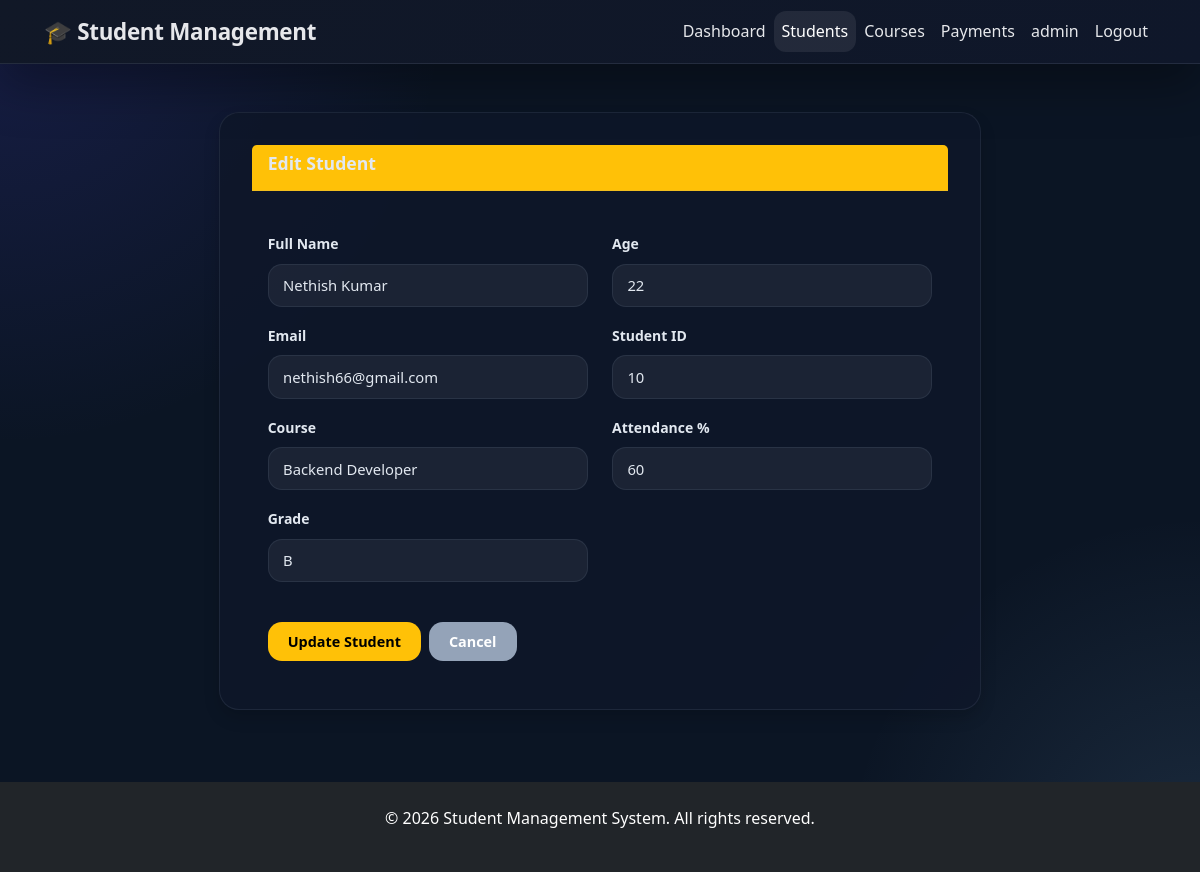
The page /students/edit/10 (signed in) on the database its author committed.
### tables this page shows
CREATE TABLE students (
            id          INTEGER PRIMARY KEY AUTOINCREMENT,
            name        TEXT    NOT NULL,
            age         INTEGER NOT NULL,
            email       TEXT    UNIQUE NOT NULL,
            student_id  TEXT    UNIQUE NOT NULL,
            course      TEXT    NOT NULL,
            grade       TEXT
        , attendance INTEGER);

### controllers/student_controller.py (the view)
@student_bp.route('/students/edit/<student_id>',methods=['GET', 'POST'])
@login_required
def edit_student(student_id):
    student=StudentService.get_student_by_id(student_id)
    if not student:
        flash('Student not found.','warning')
        return redirect(url_for('students.list_students'))
    if request.method=='POST':
        data=request.form.to_dict()
        success,message=StudentService.update_student(student_id, data)
        flash(message,'success' if success else 'danger')
        if success:
            return redirect(url_for('students.list_students'))
    return render_template('edit_student.html',student=student.get_details(),edit=True)

### controllers/auth_controller.py (called while the page is built)
def login_required(f):
    @wraps(f)
    def decorated_function(*args, **kwargs):
        if 'user_id' not in session:
            flash('Please login first.', 'warning')
            return redirect(url_for('auth.login'))
        return f(*args, **kwargs)
    return decorated_function

### database/db.py (called while the page is built)
def get_connection():
    conn=sqlite3.connect(DB_PATH)
    conn.row_factory=sqlite3.Row # access columns by name
    return conn

### models/person.py (called while the page is built)
    def get_details(self):
        return {
            'name':self.name,
            'age':self.age,
            'email':self.email
        }

### models/student.py (called while the page is built)
    def get_details(self):# Method overriding
        details=super().get_details()
        details.update({
            'id':self.id,
            'student_id':self.student_id,
            'course':self.course,
            'grade':self.grade,
            'attendance':self.attendance
        })
        return details

### services/student_service.py (called while the page is built)
    @staticmethod
    def _row_to_student(row):
        if row is None:
            return None
        return Student(
            id=row['id'],
            name=row['name'],
            age=row['age'],
            email=row['email'],
            student_id=row['student_id'],
            course=row['course'],
            grade=row['grade'],
            attendance=row['attendance']
        )

    @staticmethod
    def get_student_by_id(student_id):
        conn=get_connection()
        row=conn.execute(
            'SELECT * FROM students WHERE student_id=?',(student_id,)
        ).fetchone()
        conn.close()
        return StudentService._row_to_student(row)

### templates/edit_student.html (shortened to what this page needs)
{% extends 'base.html' %}
{% block content %}
<div class="row justify-content-center mt-4">
    <div class="col-md-8">
        <div class="card shadow">
            <div class="card-header bg-warning text-white">
                <h3 class="card-title mb-0">Edit Student</h3>
            </div>
            <div class="card-body">
                <form method="POST">
                    <div class="row">
                        <div class="col-md-6 mb-3">
                            <label for="name" class="form-label">Full Name</label>
                            <input type="text" class="form-control" id="name" name="name" value="{{ student.name }}" required>
                        </div>
                        <div class="col-md-6 mb-3">
                            <label for="age" class="form-label">Age</label>
                            <input type="number" class="form-control" id="age" name="age" value="{{ student.age }}" min="1" max="100" required>
                        </div>
                    </div>
                    <div class="row">
                        <div class="col-md-6 mb-3">
                            <label for="email" class="form-label">Email</label>
                            <input type="email" class="form-control" id="email" name="email" value="{{ student.email }}" required>
                        </div>
                        <div class="col-md-6 mb-3">
                            <label for="student_id" class="form-label">Student ID</label>
                            <input type="text" class="form-control" id="student_id" name="student_id" value="{{ student.student_id }}" required readonly>
                        </div>
                    </div>
                    <div class="row">
                        <div class="col-md-6 mb-3">
                            <label for="course" class="form-label">Course</label>
                            <input type="text" class="form-control" id="course" name="course" value="{{ student.course }}" required>
                        </div>
                        <div class="col-md-6 mb-3">
                            <label for="attendance" class="form-label">Attendance %</label>
                            <input type="number" class="form-control" id="attendance" name="attendance" value="{{ student.attendance or '' }}" min="0" max="100" step="1">
                        </div>
                    </div>
                    <div class="row">
                        <div class="col-md-6 mb-3">
                            <label for="grade" class="form-label">Grade</label>
                            <select class="form-select" id="grade" name="grade">
                                <option value="B" {% if student.grade == 'B' %}selected{% endif %}>B</option>
                            </select>
                        </div>
                    </div>
                    <div class="d-flex gap-2 mt-4">
                        <button type="submit" class="btn btn-warning">Update Student</button>
                        <a href="{{ url_for('students.list_students') }}" class="btn btn-secondary">Cancel</a>
                    </div>
                </form>
            </div>
        </div>
    </div>
</div>
{% endblock %}

### static/css/style.css (style rules this page uses)
:root { --primary: #4f46e5; --primary-dark: #4338ca; --primary-light: #eef2ff; --success: #10b981; --success-dark: #059669; --danger: #ef4444; --danger-dark: #dc2626; --warning: #f59e0b; --secondary: #6b7280; --secondary-dark: #4b5563; --bg: #f1f5f9; --card-bg: #ffffff; --text-primary: #1e293b; --text-secondary: #64748b; --border: #e2e8f0; --shadow: 0 4px 6px -1px rgba(0,0,0,0.1), 0 2px 4px -1px rgba(0,0,0,0.06); --shadow-lg: 0 10px 15px -3px rgba(0,0,0,0.1), 0 4px 6px -2px rgba(0,0,0,0.05); --radius: 12px; --radius-sm: 8px; --transition: all 0.25s ease; }
*, *::before, *::after { box-sizing: border-box; margin: 0; padding: 0; }
body { font-family: 'Segoe UI', system-ui, -apple-system, sans-serif; background-color: var(--bg); color: var(--text-primary); line-height: 1.6; min-height: 100vh; }
.card { background: var(--card-bg); border-radius: var(--radius); box-shadow: var(--shadow); padding: 2rem; border: 1px solid var(--border); }
.card-header { display: flex; align-items: center; justify-content: space-between; margin-bottom: 1.5rem; padding-bottom: 1rem; border-bottom: 2px solid var(--border); }
.card-header h3 { font-size: 1.1rem; font-weight: 600; color: var(--text-primary); }
:root { --primary: #4f46e5; --primary-dark: #4338ca; --primary-light: #1e293b; --success: #22c55e; --success-dark: #16a34a; --warning: #f59e0b; --danger: #ef4444; --secondary: #94a3b8; --secondary-dark: #64748b; --bg: #0b1524; --card-bg: rgba(15, 23, 42, 0.92); --card-border: rgba(148, 163, 184, 0.14); --text-primary: #e2e8f0; --text-secondary: #94a3b8; --border: rgba(148, 163, 184, 0.12); --shadow: 0 20px 50px rgba(0,0,0,0.35); --shadow-lg: 0 30px 80px rgba(0,0,0,0.45); --radius: 20px; --radius-sm: 14px; --transition: all 0.25s ease; }
body { background: radial-gradient(circle at top left, rgba(79,70,229,0.18), transparent 30%), radial-gradient(circle at bottom right, rgba(144,202,249,0.12), transparent 24%), var(--bg); color: var(--text-primary); }
.card { color: var(--text-primary) !important; }
.card .card-body, .card .card-title, .card .card-text, .card .card-text strong, .card .card-title a { color: var(--text-primary) !important; }
.card-header { border-bottom: 1px solid rgba(148, 163, 184, 0.12); background: transparent; }
.card-header h3 { color: #f8fafc; }
.btn { display: inline-flex; align-items: center; gap: 0.4rem; padding: 0.55rem 1.25rem; border-radius: var(--radius-sm); font-size: 0.9rem; font-weight: 600; cursor: pointer; text-decoration: none; border: none; transition: var(--transition); white-space: nowrap; }
.btn-secondary { background: var(--secondary); color: #fff; }
.form-label { font-size: 0.875rem; font-weight: 600; color: var(--text-primary); }
.form-control, .form-select { padding: 0.6rem 0.9rem; border: 1.5px solid var(--border); border-radius: var(--radius-sm); font-size: 0.925rem; color: var(--text-primary); background: rgba(255,255,255,0.06); transition: var(--transition); width: 100%; outline: none; font-family: inherit; }
.form-control option, .form-select option { color: var(--text-primary); background: rgba(15, 23, 42, 0.95); }
.form-control::placeholder { color: #b0bac5; }

### rows shown on the page
students: name "Nethish Kumar", age "22", email "nethish66@gmail.com", student_id "10", course "Backend Developer", attendance "60", grade "B"

### other values the page prints
{{ session['username'] }} "admin"
